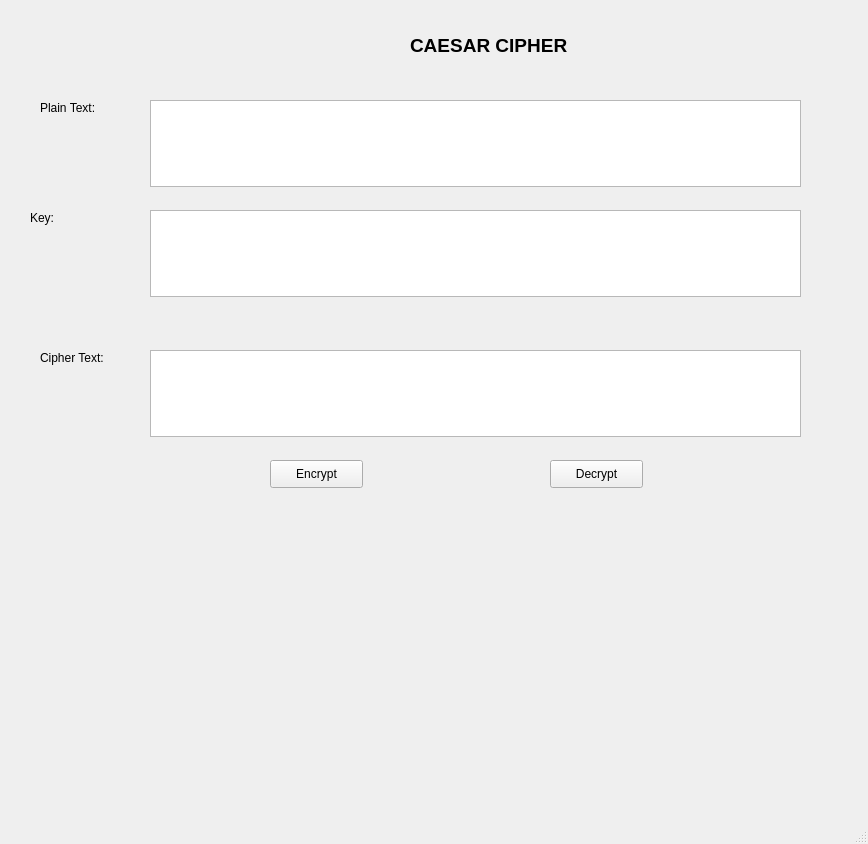
<?xml version="1.0" encoding="UTF-8"?>
<ui version="4.0">
 <class>MainWindow</class>
 <widget class="QMainWindow" name="MainWindow">
  <property name="geometry">
   <rect>
    <x>0</x>
    <y>0</y>
    <width>868</width>
    <height>844</height>
   </rect>
  </property>
  <property name="windowTitle">
   <string>MainWindow</string>
  </property>
  <widget class="QWidget" name="centralwidget">
   <widget class="QLabel" name="label">
    <property name="geometry">
     <rect>
      <x>410</x>
      <y>30</y>
      <width>211</width>
      <height>31</height>
     </rect>
    </property>
    <property name="font">
     <font>
      <pointsize>14</pointsize>
      <weight>75</weight>
      <bold>true</bold>
     </font>
    </property>
    <property name="text">
     <string>CAESAR CIPHER</string>
    </property>
   </widget>
   <widget class="QLabel" name="label_2">
    <property name="geometry">
     <rect>
      <x>40</x>
      <y>100</y>
      <width>81</width>
      <height>16</height>
     </rect>
    </property>
    <property name="font">
     <font>
      <pointsize>9</pointsize>
     </font>
    </property>
    <property name="text">
     <string>Plain Text:</string>
    </property>
   </widget>
   <widget class="QLabel" name="label_3">
    <property name="geometry">
     <rect>
      <x>30</x>
      <y>210</y>
      <width>55</width>
      <height>16</height>
     </rect>
    </property>
    <property name="font">
     <font>
      <pointsize>9</pointsize>
     </font>
    </property>
    <property name="text">
     <string>Key:</string>
    </property>
   </widget>
   <widget class="QLabel" name="label_4">
    <property name="geometry">
     <rect>
      <x>40</x>
      <y>350</y>
      <width>91</width>
      <height>16</height>
     </rect>
    </property>
    <property name="font">
     <font>
      <pointsize>9</pointsize>
     </font>
    </property>
    <property name="text">
     <string>Cipher Text:</string>
    </property>
   </widget>
   <widget class="QPushButton" name="btn_encrypt">
    <property name="geometry">
     <rect>
      <x>270</x>
      <y>460</y>
      <width>93</width>
      <height>28</height>
     </rect>
    </property>
    <property name="font">
     <font>
      <pointsize>9</pointsize>
     </font>
    </property>
    <property name="text">
     <string>Encrypt</string>
    </property>
   </widget>
   <widget class="QPushButton" name="btn_decrypt">
    <property name="geometry">
     <rect>
      <x>550</x>
      <y>460</y>
      <width>93</width>
      <height>28</height>
     </rect>
    </property>
    <property name="font">
     <font>
      <pointsize>9</pointsize>
     </font>
    </property>
    <property name="text">
     <string>Decrypt</string>
    </property>
   </widget>
   <widget class="QTextEdit" name="txt_plain_text">
    <property name="geometry">
     <rect>
      <x>150</x>
      <y>100</y>
      <width>651</width>
      <height>87</height>
     </rect>
    </property>
   </widget>
   <widget class="QTextEdit" name="txt_key">
    <property name="geometry">
     <rect>
      <x>150</x>
      <y>210</y>
      <width>651</width>
      <height>87</height>
     </rect>
    </property>
   </widget>
   <widget class="QTextEdit" name="txt_cipher_text">
    <property name="geometry">
     <rect>
      <x>150</x>
      <y>350</y>
      <width>651</width>
      <height>87</height>
     </rect>
    </property>
   </widget>
  </widget>
  <widget class="QMenuBar" name="menubar">
   <property name="geometry">
    <rect>
     <x>0</x>
     <y>0</y>
     <width>868</width>
     <height>26</height>
    </rect>
   </property>
  </widget>
  <widget class="QStatusBar" name="statusbar"/>
 </widget>
 <resources/>
 <connections/>
</ui>
